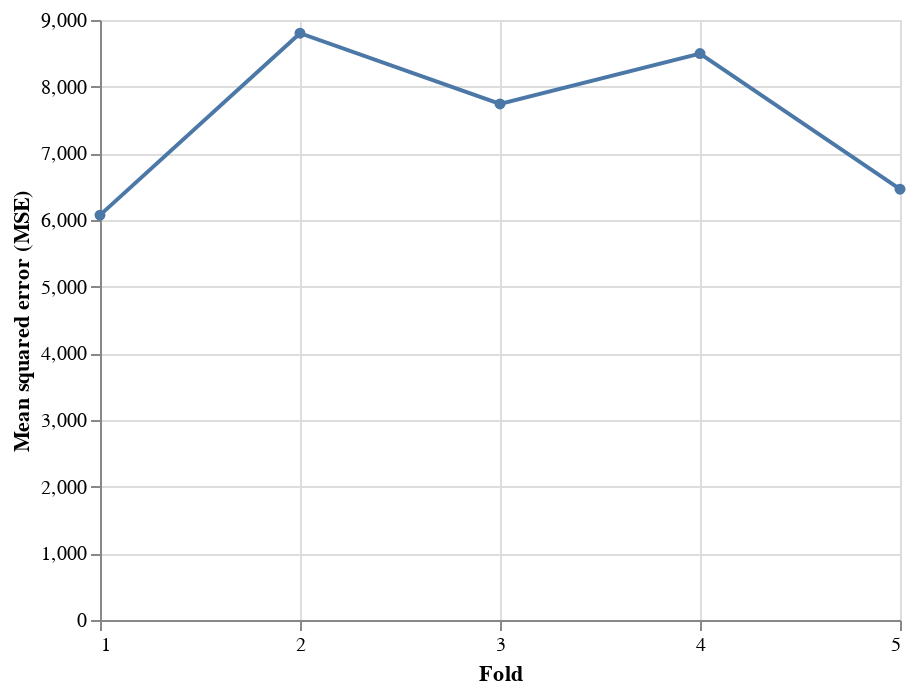

Notebook code cell kept with this figure:
### Code cell
alt.Chart(df_scores_las.reset_index()).mark_line(
     point=alt.OverlayMarkDef()
).encode(
    x=alt.X("index", bin=False, title="Fold", axis=alt.Axis(tickCount=5)),
    y=alt.Y("lr", aggregate="mean", title="Mean squared error (MSE)")
)

### Figure 1 — Vega-Lite specification as saved in the notebook (floating-point values rounded to 4 significant figures)
{"config": {"view": {"continuousWidth": 400, "continuousHeight": 300}}, "data": {"name": "data-10f2a422956cffa5ddac87799489e931"}, "mark": {"type": "line", "point": {}}, "encoding": {"x": {"axis": {"tickCount": 5}, "bin": false, "field": "index", "title": "Fold", "type": "quantitative"}, "y": {"aggregate": "mean", "field": "lr", "title": "Mean squared error (MSE)", "type": "quantitative"}}, "$schema": "https://vega.github.io/schema/vega-lite/v4.17.0.json", "datasets": {"data-10f2a422956cffa5ddac87799489e931": [{"index": 1, "lr": 6073.0}, {"index": 2, "lr": 8803.0}, {"index": 3, "lr": 7741.0}, {"index": 4, "lr": 8496.0}, {"index": 5, "lr": 6462.0}]}}
